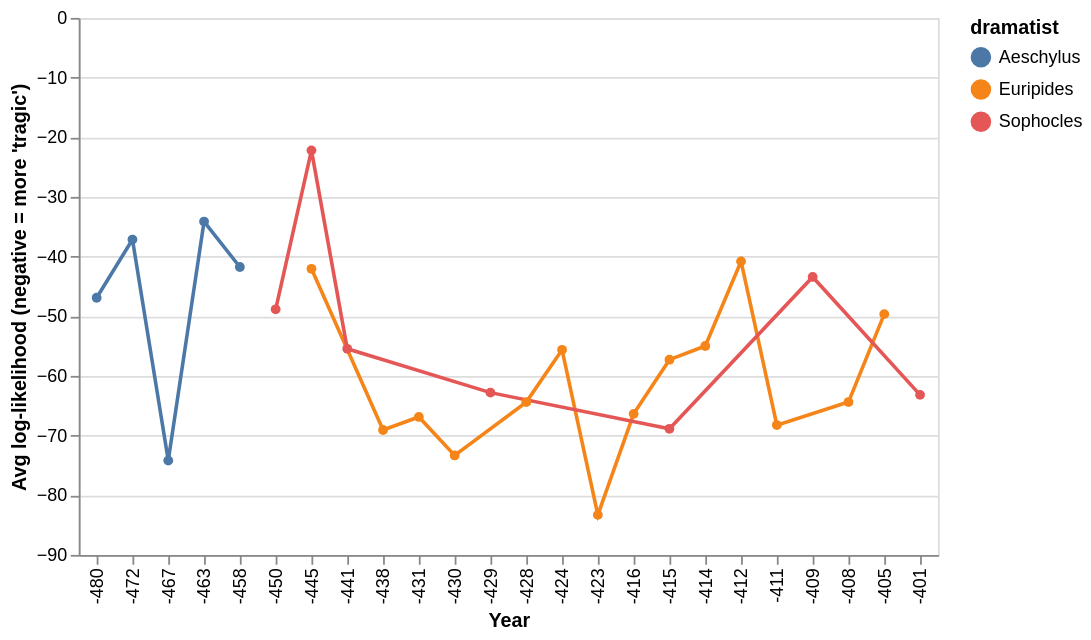

Notebook source saved alongside this figure:
### Markdown cell above
# Tragedy – "Epicness" over Time

### Code cell
import altair as alt
import numpy as np
import pandas as pd

homer_df = pd.read_parquet("../parquet/homer_dtm.parquet")
tragedy_df = pd.read_parquet("../parquet/tragedy_dtm.parquet")
loglikelihood_df = pd.read_parquet("../parquet/epic_tragic_lemmata_loglikelihood.parquet")

play_year = (
    pd.read_parquet("../parquet/tragedy-with-years.parquet")
    .groupby(["dramatist", "title"])["year"]
    .first()
)

ll = loglikelihood_df.set_index("lemma")["log_likelihood"]
speaker_avg = tragedy_df.multiply(ll, axis=0).sum() / tragedy_df.sum()
speaker_df = speaker_avg.reset_index(name="avg_log_likelihood")
speaker_df["year"] = speaker_df.set_index(["dramatist", "title"]).index.map(play_year)

alt.Chart(speaker_df).mark_line(point=True).encode(
    x=alt.X("year:O", title="Year"),
    y=alt.Y("mean(avg_log_likelihood):Q", title="Avg log-likelihood (negative = more 'tragic')"),
    color="dramatist:N",
)

### Figure 1 — Vega-Lite specification as saved in the notebook (floating-point values rounded to 4 significant figures; data arrays with more than 128 entries replaced by an {"elided": "..."} marker saying what was removed)
{"config": {"view": {"continuousWidth": 300, "continuousHeight": 300}}, "data": {"name": "data-1474bc9a2ab9c82680dbf6ea9bbc11ec"}, "mark": {"type": "line", "point": true}, "encoding": {"color": {"field": "dramatist", "type": "nominal"}, "x": {"field": "year", "title": "Year", "type": "ordinal"}, "y": {"aggregate": "mean", "field": "avg_log_likelihood", "title": "Avg log-likelihood (negative = more 'tragic')", "type": "quantitative"}}, "$schema": "https://vega.github.io/schema/vega-lite/v6.4.1.json", "datasets": {"data-1474bc9a2ab9c82680dbf6ea9bbc11ec": {"elided": "302 records"}}}
